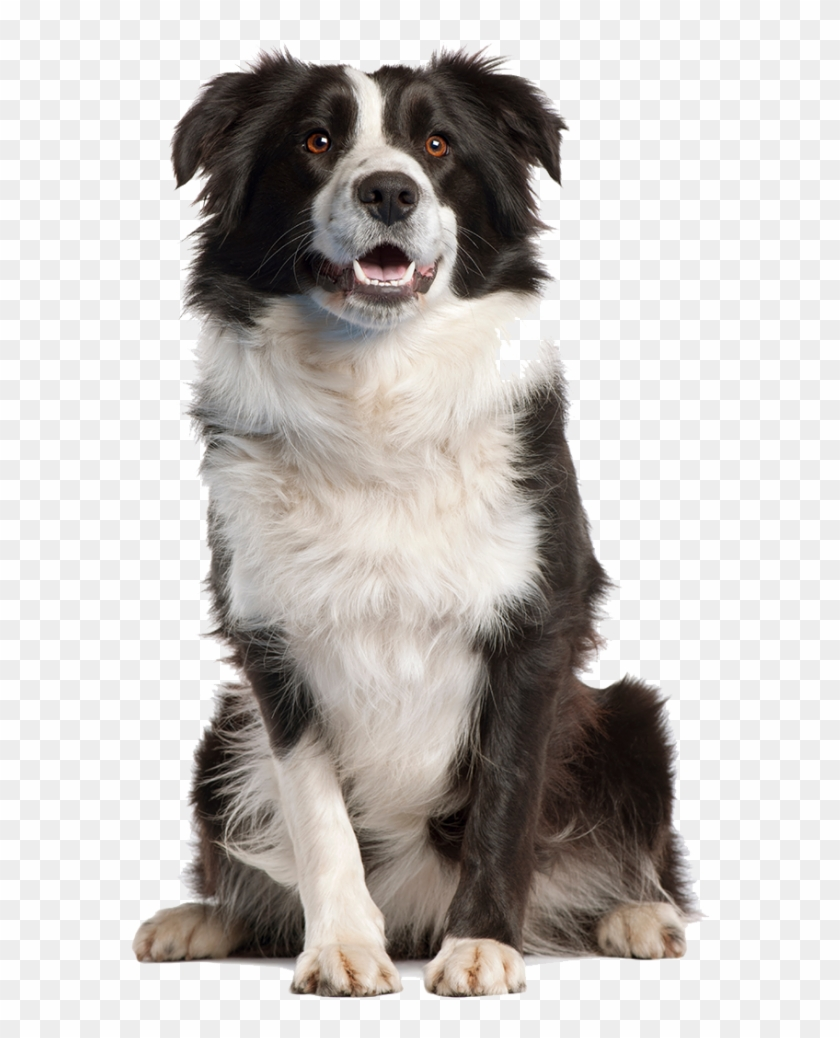
#> input picture Automating_Boring_Stuff_with_python/ManipulatingImages/dog.png, 840 x 1038 px
$ python RotateAndFlipImage.py
#> lines starting #> are read from the running program, lines starting #| are printed output that depends on the picture
from PIL import Image

# Opne file
catIm = Image.open('dog.png')
#> catIm is the input picture: PIL image 840x1038 RGB; mean R, G, B 197.3, 193.4, 190.5

# Rotating image with rotate and saving it to a new file
# rotate(ange*)
catIm.rotate(90).save('R90.png')
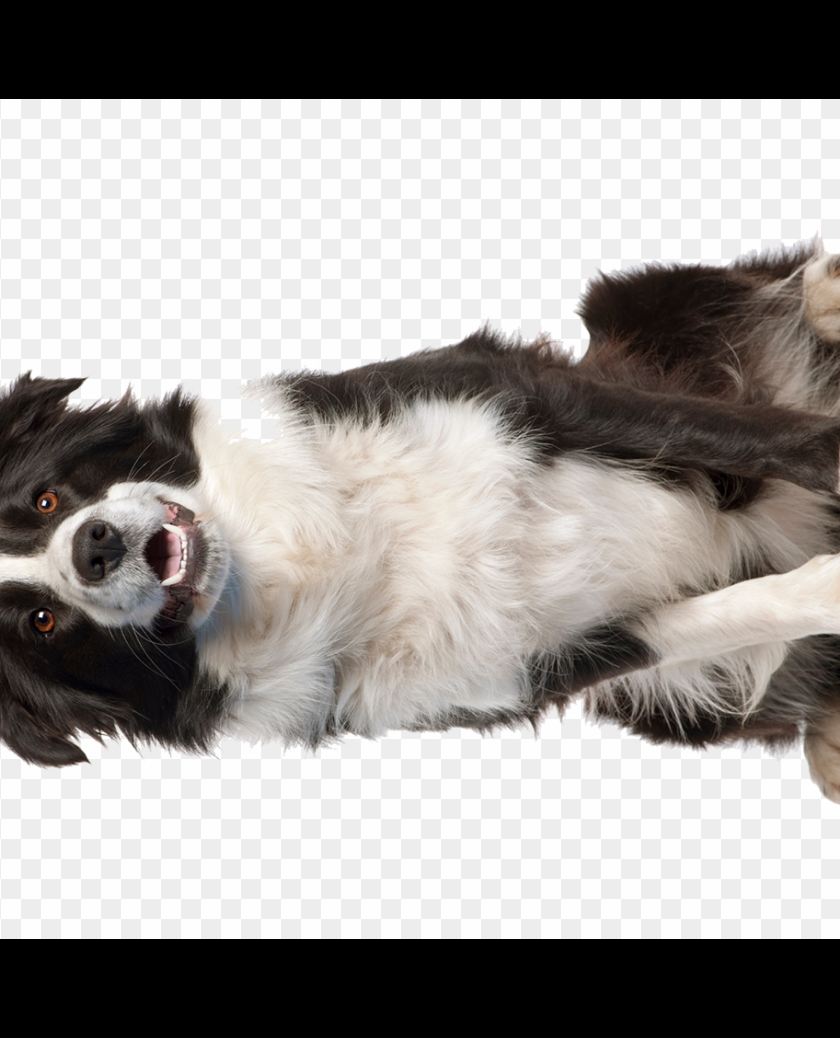
#> saved as R90.png: PIL image 840x1038 RGB; mean R, G, B 154.7, 151.2, 148.7
catIm.rotate(180).save('R180.png')
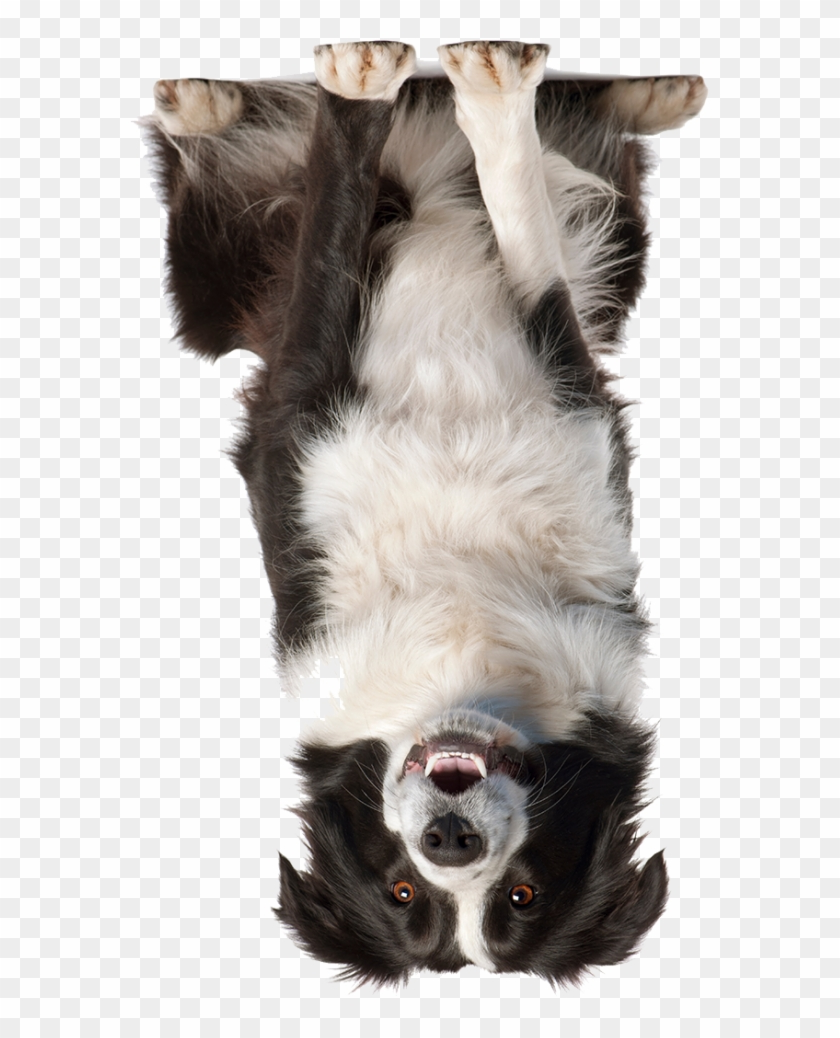
#> saved as R180.png: PIL image 840x1038 RGB; mean R, G, B 197.3, 193.4, 190.5
catIm.rotate(270).save('R270.png')
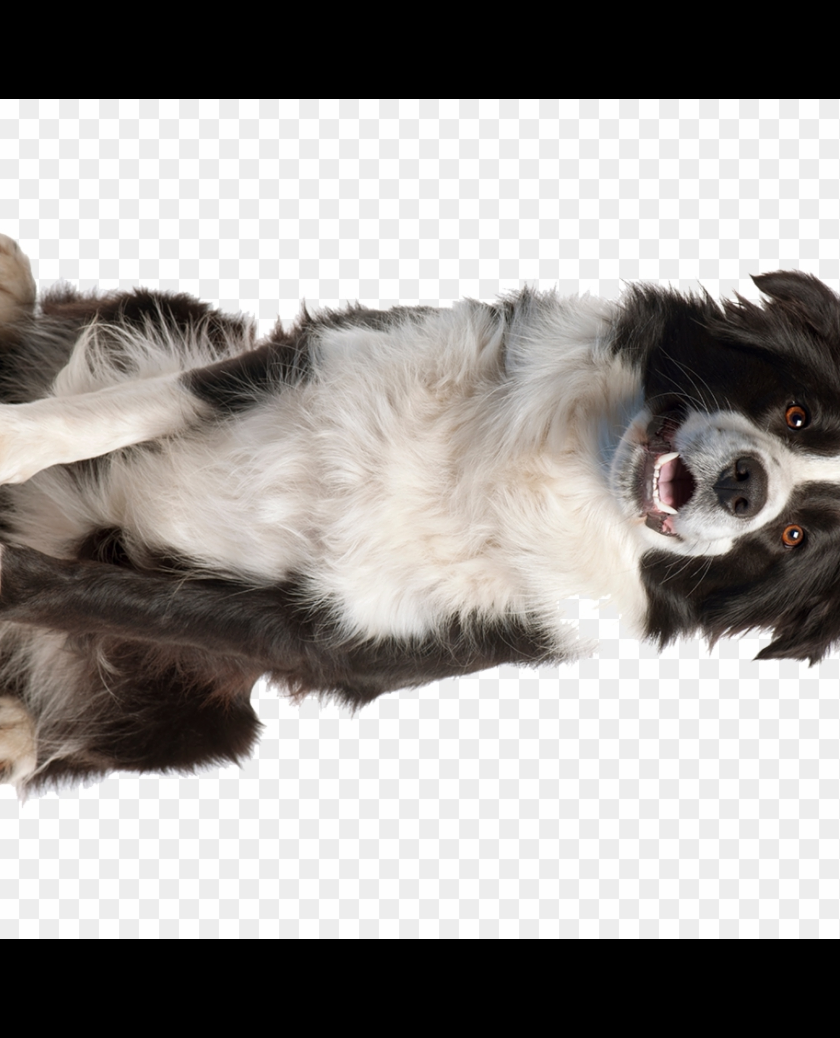
#> saved as R270.png: PIL image 840x1038 RGB; mean R, G, B 154.7, 151.2, 148.7
